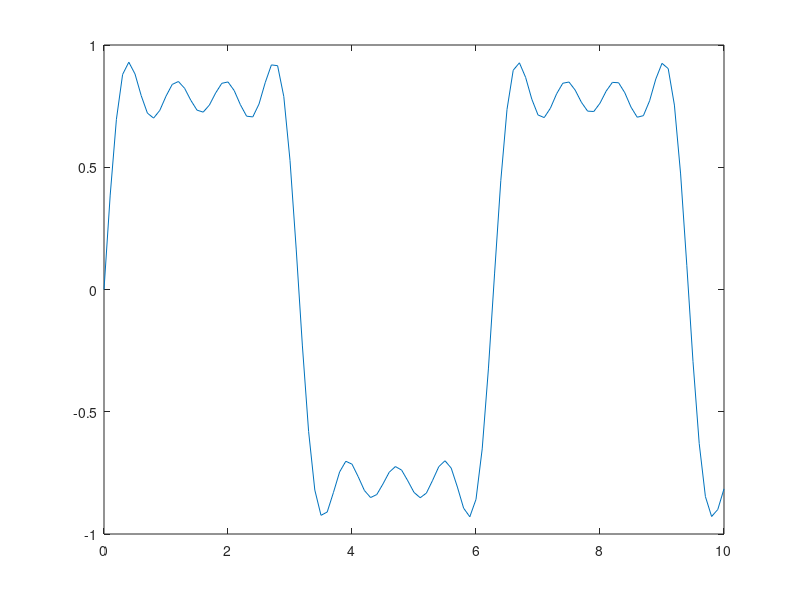
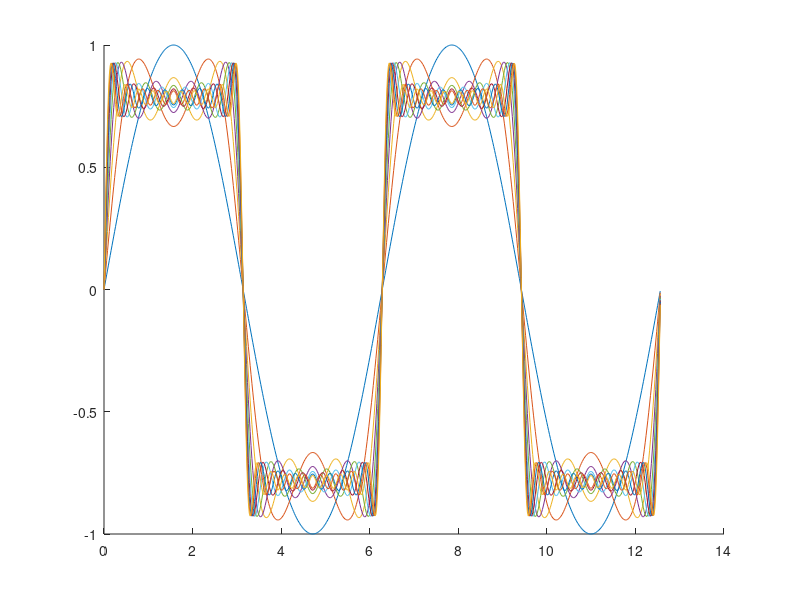

MATLAB code to generate these figures, in order:
%% Fourier series:periodic signal
% fundamental freq
t=0:0.1:10;
y=sin(t);
figure(1);plot(t,y);

% fundamental + 3rd harmonics
y=sin(t)+sin(3*t)/3;
plot(t,y);

% fundamental +3+5+7th harmonics
y=sin(t)+sin(3*t)/3+sin(5*t)/5+sin(7*t)/7;
plot(t,y);

% demo
t=0:0.02:4*pi;
x=zeros(size(t));
figure(2);hold on;
for k=1:2:19 % harmonics
    x=x+sin(k*t)/k;
    y=x;
    plot(t,y);
    pause(1);
end